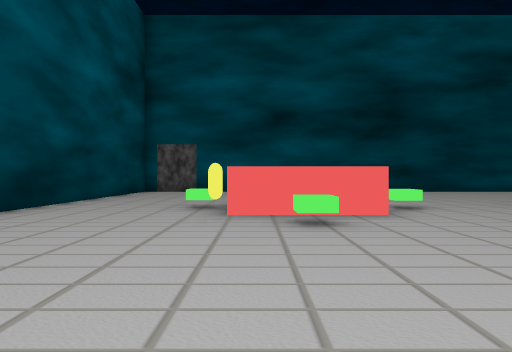
View 1 (above)

24 first-person views from a walk through a scene from a Unity 3-D project. The camera is 1.2 m above the floor, looks level and sees 75° across. The floor is counted in squares, 2 m on a side. Each view is taken from the middle of a square. On the plan, view 1 faces up. The plan holds only what a view shows up to about 10 squares ahead; the rest is blank. The place goes on beyond the plan. The player character is not drawn. Some surface patterns are stand-ins.

View 2
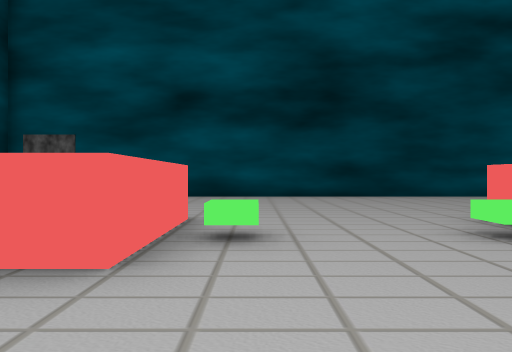

View 3
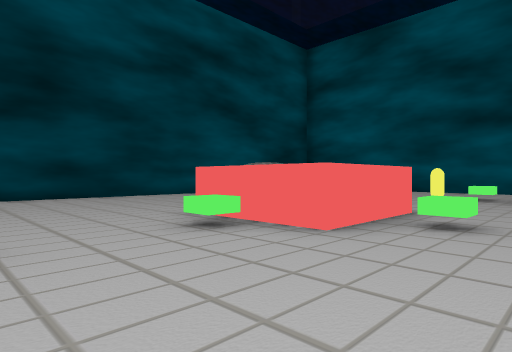

View 4
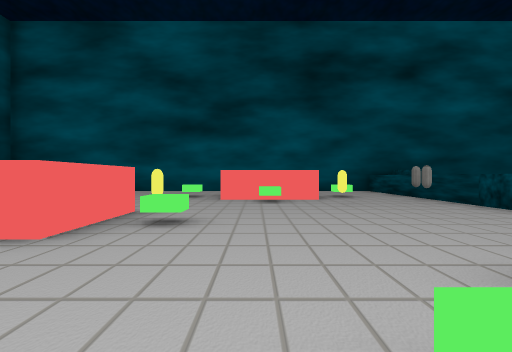

View 5
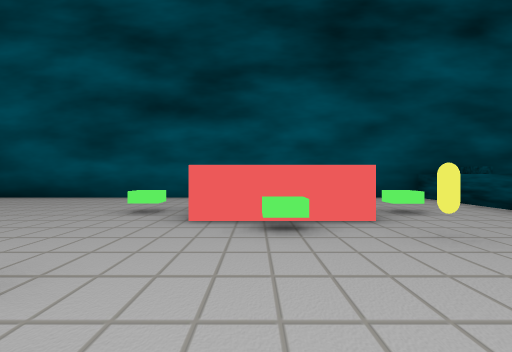

View 6
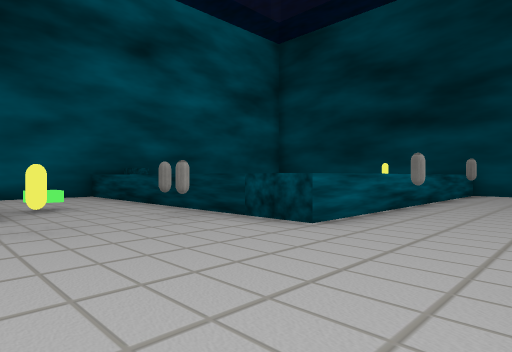

View 7
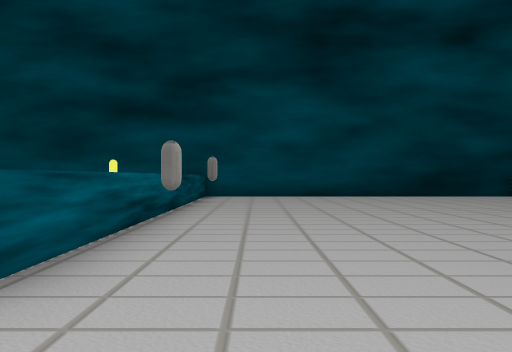

View 8
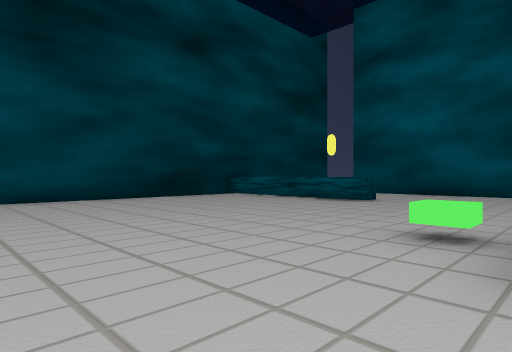

View 9
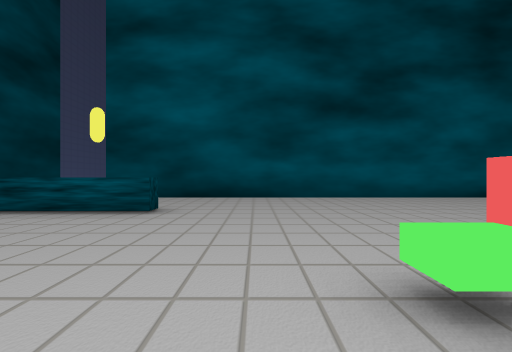

View 10
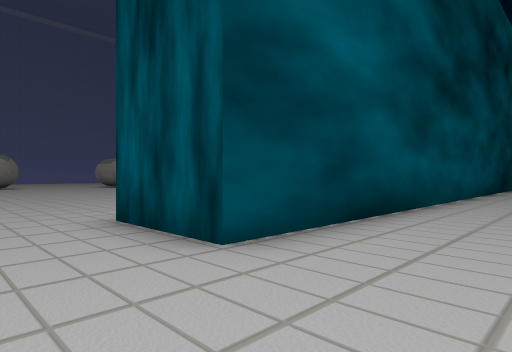

View 11
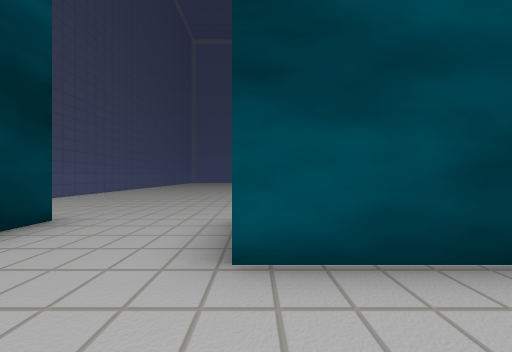

View 12
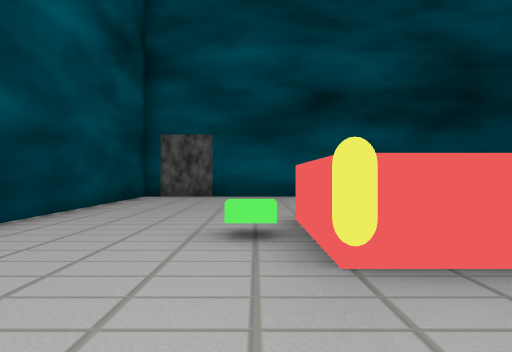

View 13
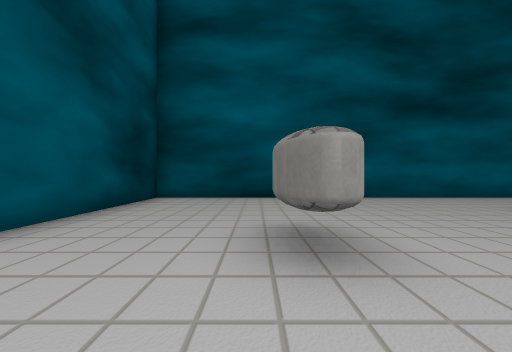

View 14
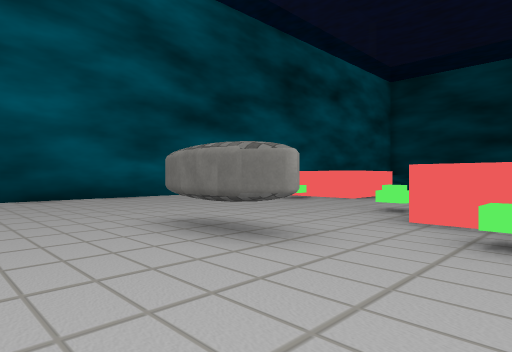

View 15
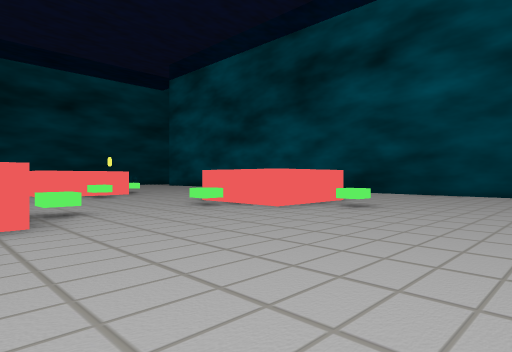

View 16
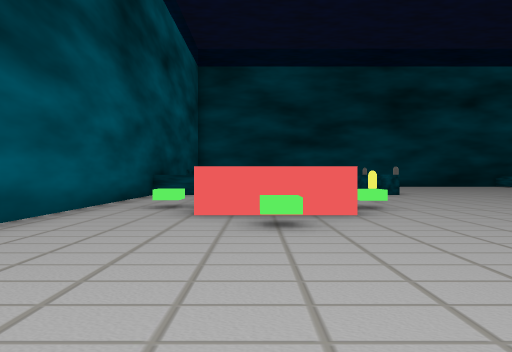

View 17
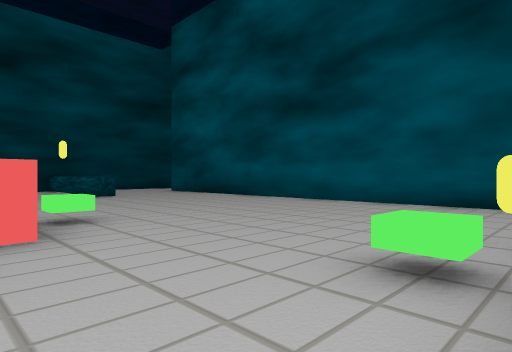

View 18
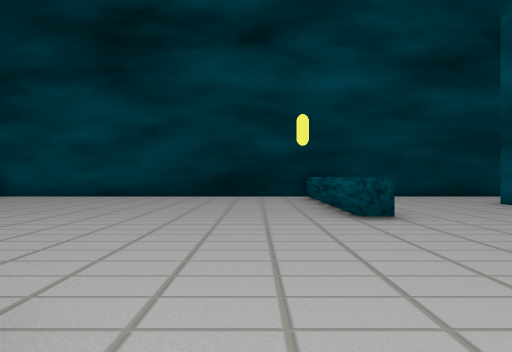

View 19
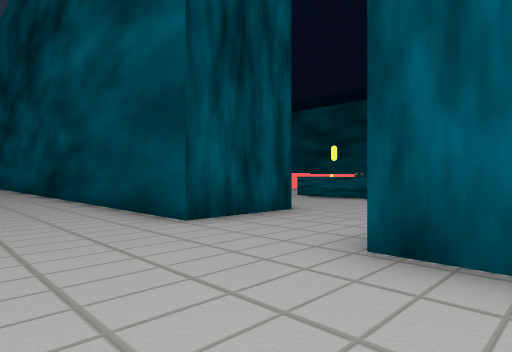

View 20
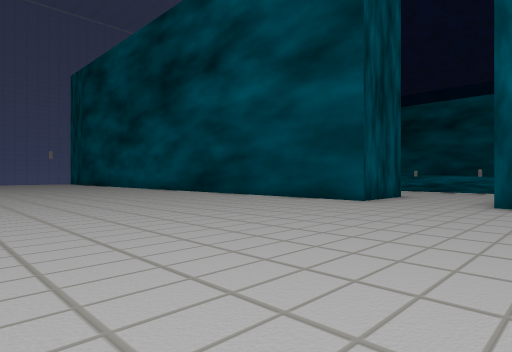

View 21
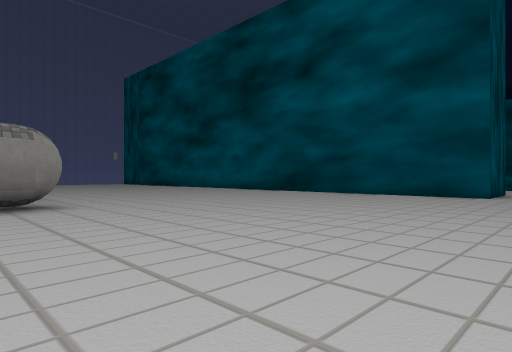

View 22
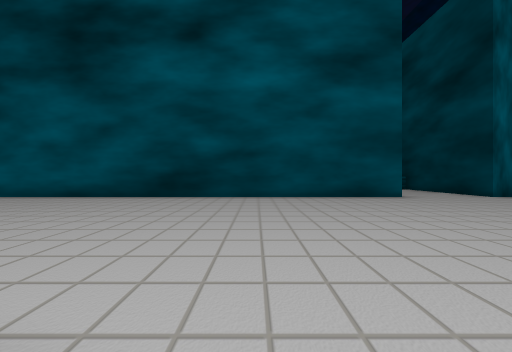

View 23
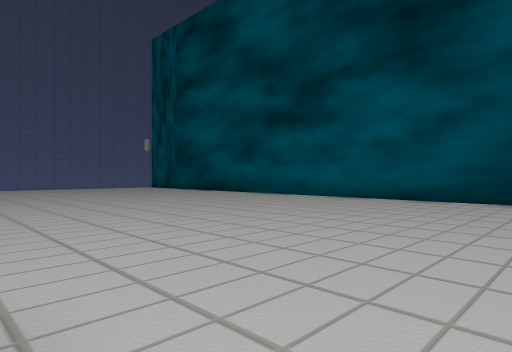

View 24
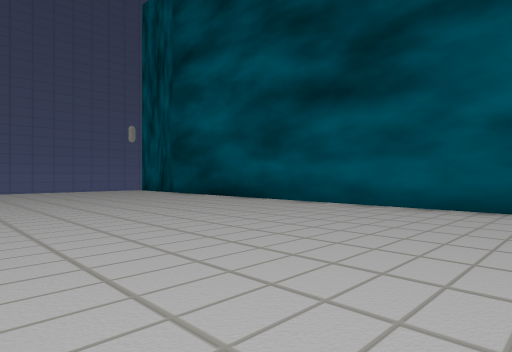

### Floor plan
Key: @ floor where view 1 was taken; # wall or solid block; . floor; ^ raised ledge; B green block; C yellow capsule; A capsule; O other object.
Columns run from 17 left of view 1 to 17 right of it. Each row starts with its distance up from view 1.
 13       ..    #######################
 12      ....   #.....................#
 11     ......  #.....................#
 10     .......##.............###.....#
  9    ........##.....B.....B.........#
  8    ........##.....................#
  7    ........##....^^^....^^........#
  6    ........##...B^^^B..B  B.......#
  5    ........##...C.......^^C...B...#
  4    ........##.....B.....B....^^...#
  3   .........##...............B^ BB.#
  2   .........##........B.......^ ^..#
  1   .........##.......^^.....C..B...#
  0   .........##....@.B ^  ..........#
 -1   .........##.......^^.....AA.....#
 -2  #.........##.......B.....^^^^^^O^
 -3  ..........##............A^     ^
 -4  ..........##.............^
 -5 ...........##...^.........^
 -6 ...........##...^.........^
 -7 ...........##...^........A^
 -8 ................^.........^^O
 -9 ................^.........^
-10    ........#####################
-11    ........#
-12      ...

Where each view was taken, in squares from view 1:
view 1: 0 up, 0 right, facing up
view 2: 3 up, 3 right, facing up
view 3: 3 up, 3 right, facing up-right
view 4: 3 up, 3 right, facing right
view 5: 3 up, 7 right, facing right
view 6: 2 up, 6 right, facing down-right
view 7: 0 up, 7 right, facing down
view 8: 1 down, 7 right, facing down-left
view 9: 3 down, 5 right, facing left
view 10: 9 down, 2 left, facing up-left
view 11: 7 down, 2 left, facing left
view 12: 3 up, 1 left, facing up
view 13: 10 up, 7 right, facing right
view 14: 12 up, 7 right, facing down-right
view 15: 12 up, 7 right, facing down-left
view 16: 9 up, 13 right, facing down
view 17: 5 up, 3 right, facing down-left
view 18: 0 up, 1 right, facing down
view 19: 11 down, 9 left, facing up-right
view 20: 11 down, 14 left, facing up-right
view 21: 9 down, 17 left, facing up-right
view 22: 3 down, 16 left, facing right
view 23: 1 down, 15 left, facing up-right
view 24: 2 up, 13 left, facing up-right
